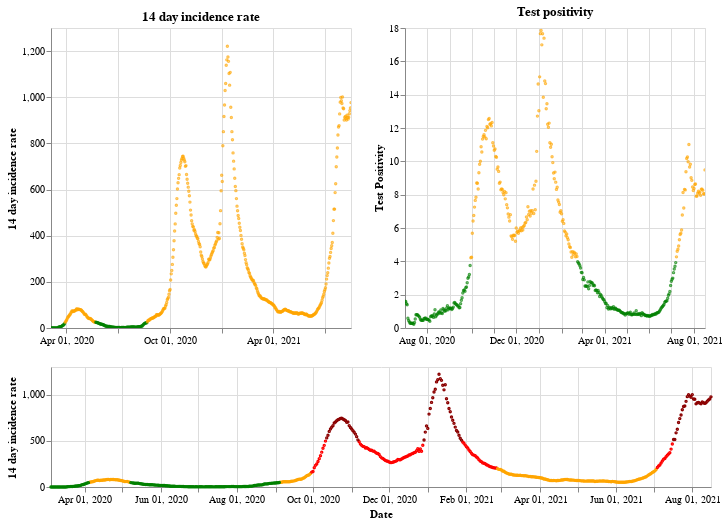

Notebook code cell kept with this figure:
### Markdown cell above
## Northern Ireland

### Code cell
plot_traffic_light('Northern Ireland')

### Figure 1 — Vega-Lite specification as saved in the notebook (floating-point values rounded to 4 significant figures; data arrays with more than 128 entries replaced by an {"elided": "..."} marker saying what was removed)
{"config": {"view": {"continuousWidth": 400, "continuousHeight": 300}}, "vconcat": [{"hconcat": [{"mark": {"type": "point", "size": 2}, "encoding": {"color": {"condition": {"value": "green", "test": "(datum.twoWeeklyCasesRate <= 25)"}, "value": "orange"}, "tooltip": [{"type": "nominal", "field": "areaName"}, {"type": "temporal", "field": "date"}, {"type": "quantitative", "field": "twoWeeklyCasesRate"}, {"type": "quantitative", "field": "testPositivity"}], "x": {"type": "temporal", "axis": {"title": ""}, "field": "date", "scale": {"domain": {"selection": "DateBrush"}}, "timeUnit": "yearmonthdate"}, "y": {"type": "quantitative", "axis": {"title": "14 day incidence rate"}, "field": "twoWeeklyCasesRate"}}, "title": "14 day incidence rate", "width": 300}, {"mark": {"type": "point", "size": 2}, "encoding": {"color": {"condition": {"value": "green", "test": "(datum.testPositivity <= 4)"}, "value": "orange"}, "tooltip": [{"type": "nominal", "field": "areaName"}, {"type": "temporal", "field": "date"}, {"type": "quantitative", "field": "twoWeeklyCasesRate"}, {"type": "quantitative", "field": "testPositivity"}], "x": {"type": "temporal", "axis": {"title": ""}, "field": "date", "scale": {"domain": {"selection": "DateBrush"}}, "timeUnit": "yearmonthdate"}, "y": {"type": "quantitative", "axis": {"title": "Test Positivity"}, "field": "testPositivity"}}, "title": "Test positivity", "width": 300}]}, {"layer": [{"mark": {"type": "point", "size": 2}, "encoding": {"color": {"condition": {"value": "orange", "test": "(((datum.testPositivity < 4) && (datum.twoWeeklyCasesRate >= 50)) && (datum.twoWeeklyCasesRate < 200))"}, "value": "red"}, "opacity": {"condition": {"value": 1, "test": "((datum.twoWeeklyCasesRate >= 50) && (datum.twoWeeklyCasesRate < 500))"}, "value": 0}, "tooltip": [{"type": "nominal", "field": "areaName"}, {"type": "temporal", "field": "date"}, {"type": "quantitative", "field": "twoWeeklyCasesRate"}, {"type": "quantitative", "field": "testPositivity"}], "x": {"type": "temporal", "axis": {"title": "Date"}, "field": "date", "timeUnit": "yearmonthdate"}, "y": {"type": "quantitative", "axis": {"title": "14 day incidence rate"}, "field": "twoWeeklyCasesRate"}}, "selection": {"DateBrush": {"type": "interval", "encodings": ["x"], "fields": ["Time"]}}}, {"mark": {"type": "point", "size": 2}, "encoding": {"color": {"value": "darkred"}, "opacity": {"condition": {"value": 1, "test": "(datum.twoWeeklyCasesRate >= 500)"}, "value": 0}, "tooltip": [{"type": "nominal", "field": "areaName"}, {"type": "temporal", "field": "date"}, {"type": "quantitative", "field": "twoWeeklyCasesRate"}, {"type": "quantitative", "field": "testPositivity"}], "x": {"type": "temporal", "axis": {"title": "Date"}, "field": "date", "timeUnit": "yearmonthdate"}, "y": {"type": "quantitative", "axis": {"title": "14 day incidence rate"}, "field": "twoWeeklyCasesRate"}}}, {"mark": {"type": "point", "size": 2}, "encoding": {"color": {"condition": {"value": "green", "test": "((datum.testPositivity < 4) && (datum.twoWeeklyCasesRate < 50))"}, "value": "orange"}, "opacity": {"condition": {"value": 1, "test": "(datum.twoWeeklyCasesRate < 50)"}, "value": 0}, "tooltip": [{"type": "nominal", "field": "areaName"}, {"type": "temporal", "field": "date"}, {"type": "quantitative", "field": "twoWeeklyCasesRate"}, {"type": "quantitative", "field": "testPositivity"}], "x": {"type": "temporal", "axis": {"title": "Date"}, "field": "date", "timeUnit": "yearmonthdate"}, "y": {"type": "quantitative", "axis": {"title": "14 day incidence rate"}, "field": "twoWeeklyCasesRate"}}}], "height": 120, "width": 660}], "data": {"name": "data-973dad941cdfe38215c7c703aa4afdb5"}, "$schema": "https://vega.github.io/schema/vega-lite/v4.8.1.json", "datasets": {"data-973dad941cdfe38215c7c703aa4afdb5": {"elided": "530 records"}}}
